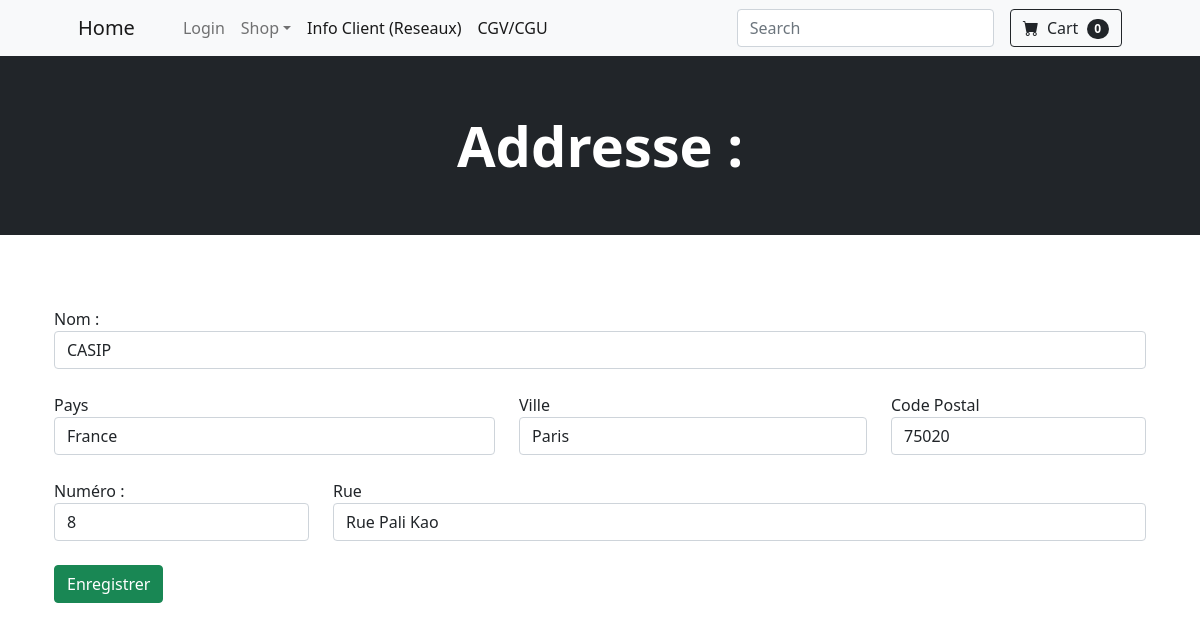
The app's page /php/edit_adr.php?id=1 with its own data.
### tables this page shows
CREATE TABLE `Adresse` (
  `id` int(11) NOT NULL AUTO_INCREMENT,
  `id_users` int(11) NOT NULL,
  `Title` varchar(50) NOT NULL,
  `Pays` varchar(50) NOT NULL,
  `Ville` varchar(50) NOT NULL,
  `Code_postal` int(11) NOT NULL,
  `Rue` varchar(200) NOT NULL,
  `N°` int(11) NOT NULL,
  PRIMARY KEY (`id`)
);

### php_obj/PHP_Class/Addresse.php (called while the page is built, shortened)
<?php
class Addresse
{
    function liste_id($id)
    {
        $cnx = cnx_bdd();
        $requete="SELECT * from Adresse where id = $id; ";
        $jeuResultat=$cnx->query($requete);
        $i = 0;
        $ligne = $jeuResultat->fetch();
        while($ligne)
        {
            $info[$i]['id']=$ligne['id'];
            $info[$i]['Title']=$ligne['Title'];
            $info[$i]['Pays']=$ligne['Pays'];
            $info[$i]['Ville']=$ligne['Ville'];
            $info[$i]['Code_postal']=$ligne['Code_postal'];
            $info[$i]['Rue']=$ligne['Rue'];
            $info[$i]['N°']=$ligne['N°'];
            $ligne=$jeuResultat->fetch();
            $i = $i + 1;
        }
        return $info;
    }
}
?>

### php_obj/PHP_Class/Categories.php (called while the page is built, shortened)
<?php
class Categories
{
    function liste()
    {
        $cnx = cnx_bdd();
        $requete = "select * from Catégories ;";
        $jeuResultat=$cnx->query($requete);
        $i = 0;
        $ligne = $jeuResultat->fetch();
        while($ligne)
        {
            $info[$i]['id']=$ligne['id'];
            $info[$i]['Title']=$ligne['Title'];
            $info[$i]['Description']=$ligne['Description'];
            $ligne=$jeuResultat->fetch();
            $i = $i + 1;
        }
        return $info;
    }
}
?>

### vue/add_adr.php (the view)
<header class="bg-dark py-5">
            <div class="container px-2  px-lg-2 my-2">
                <div class="text-center text-white">
                    <h1 class="display-4 fw-bolder">Addresse :</h1>
                </div>
            </div>
        </header>
<br><br><br>
<div class="container">
    <div class="container">
    <form method="post">
    <label for="Pays">Nom :</label>
      <input type="text" class="form-control" id="Pays" placeholder="Title" name="Title" <?php if(isset($_GET['id'])) { ?> value="<?php echo $adl[0]['Title']; ?>" <?php } ?>>
      <br>
    <div class="row">
        <div class="col-5">
        <label for="Pays">Pays</label>
      <input type="text" class="form-control" id="Pays" placeholder="Pays" name="Pays" <?php if(isset($_GET['id'])) { ?> value="<?php echo $adl[0]['Pays']; ?>" <?php } ?>>
        </div>
        <div class="col-4">
        <label for="Pays">Ville</label>
      <input type="text" class="form-control" id="Pays" placeholder="Ville" name="Ville" <?php if(isset($_GET['id'])) { ?> value="<?php echo $adl[0]['Ville']; ?>" <?php } ?>>
        </div>
        <div class="col-3">
        <label for="Pays">Code Postal</label>
      <input type="number" class="form-control" id="Pays" placeholder="Code Postal" name="Code_postal" <?php if(isset($_GET['id'])) { ?> value="<?php echo $adl[0]['Code_postal']; ?>" <?php } ?>>
        </div>
    </div><br>
    <div class="row">
        <div class="col-3">
        <label for="Pays">Numéro :</label>
      <input type="number" class="form-control" id="Pays" placeholder="N°" name="N°" <?php if(isset($_GET['id'])) { ?> value="<?php echo $adl[0]['N°']; ?>" <?php } ?>>
        </div>
        <div class="col-9">
        <label for="Pays">Rue</label>
      <input type="text" class="form-control" id="Pays" placeholder="Rue" name="Rue" <?php if(isset($_GET['id'])) { ?> value="<?php echo $adl[0]['Rue']; ?>" <?php } ?>>
        </div>
    </div><br>
<button type="submit" class="btn btn-success">Enregistrer</button>
</form>
    </div>
</div>

### records on screen
adresse: Title "CASIP", Pays "France", Ville "Paris", Code_postal "75020", value "8", Rue "Rue Pali Kao"

### other values on screen
$count "0"
